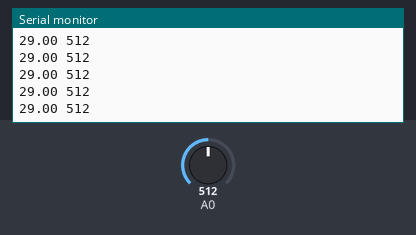
Bench run of a sketch on a simulated Arduino Uno, built with avr-gcc and run on an emulated ATmega328P. Shown: the last lines printed to the serial monitor. Inputs (shaded band) come from the test bench; at power-on: A0 = 512.

Above: at 1.2 s.
1.3 s: A0 set to 11
At 2.3 s:
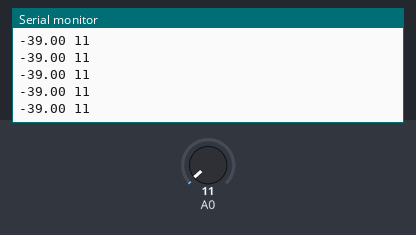
2.8 s: A0 set to 8
At 3.8 s:
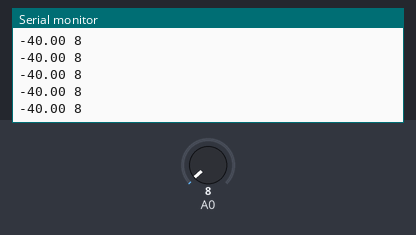
Timing chart, 0 to 5.8 s (numbered marks = the images above; inputs shaded):
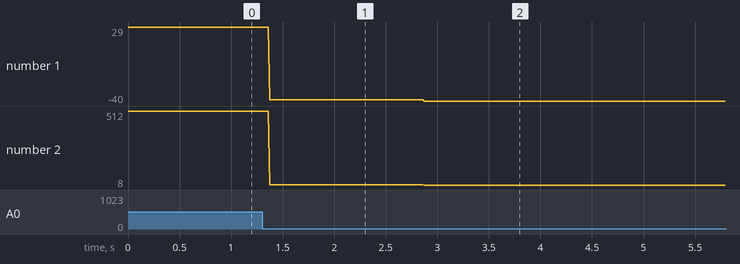

Measured:
- after the input at 1.3 s, the serial monitor: prints a new line after 0.07 s (image 1)
- after the input at 2.8 s, the serial monitor: prints a new line after 0.07 s (image 2)
- plotted number 1: 29 → -39 after the input at 1.3 s, -39 → -40 after the input at 2.8 s
- plotted number 2: 512 → 11 after the input at 1.3 s, 11 → 8 after the input at 2.8 s

The sketch:

throttle.ino
```cpp
void setup() {
  Serial.begin(9600);
}

void loop() {
  // Luetaan jännite A0-portista
  int sensorValue = analogRead(A0);

  // Muutetaan luettu arvo 0-100 %
  // map-komennolla voidaan myös helposti kalibroida kaasu
  float voltage = map(sensorValue,300,1023,0,100);

  // Lähetetään jänniten sarjamonitoriin
  Serial.print(voltage);
  Serial.print(" ");
  Serial.println(sensorValue);

}
```
